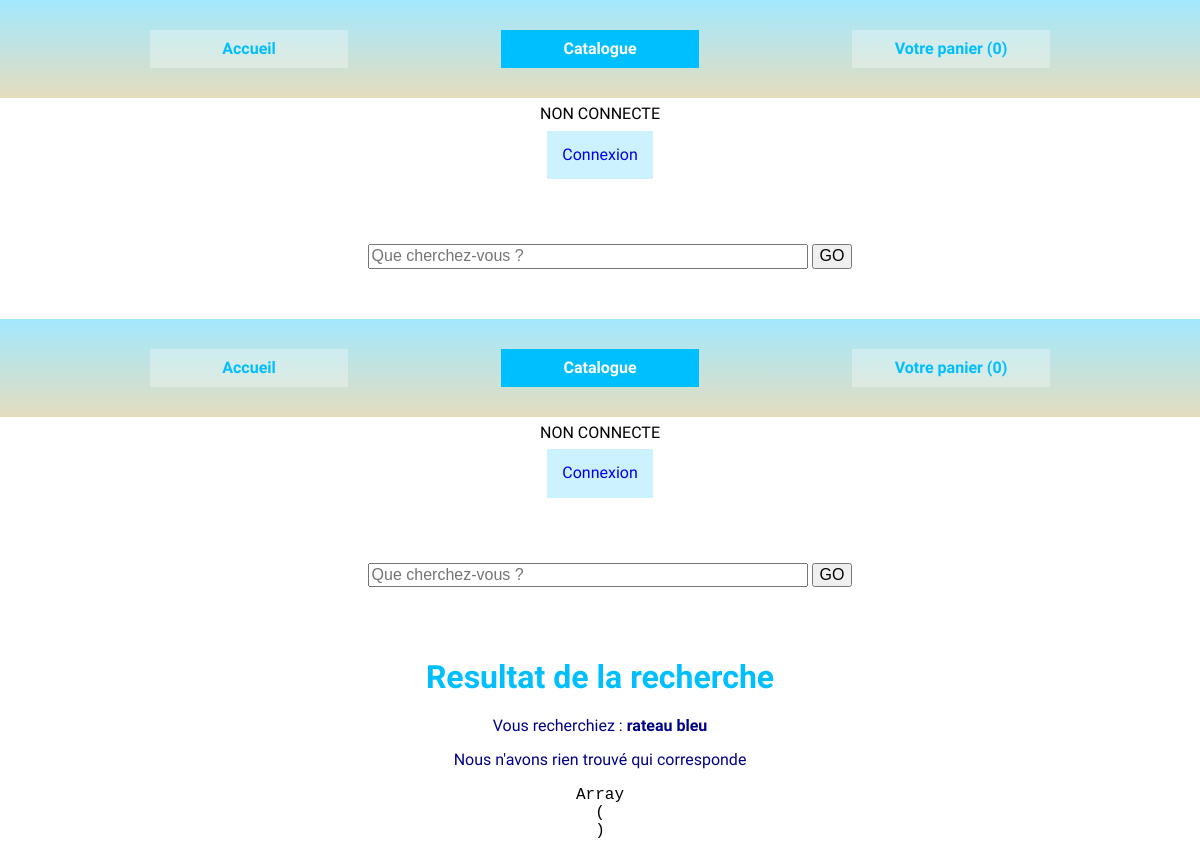
Page /public/recherche.php?findProduct=rateau bleu on the earlier database version.
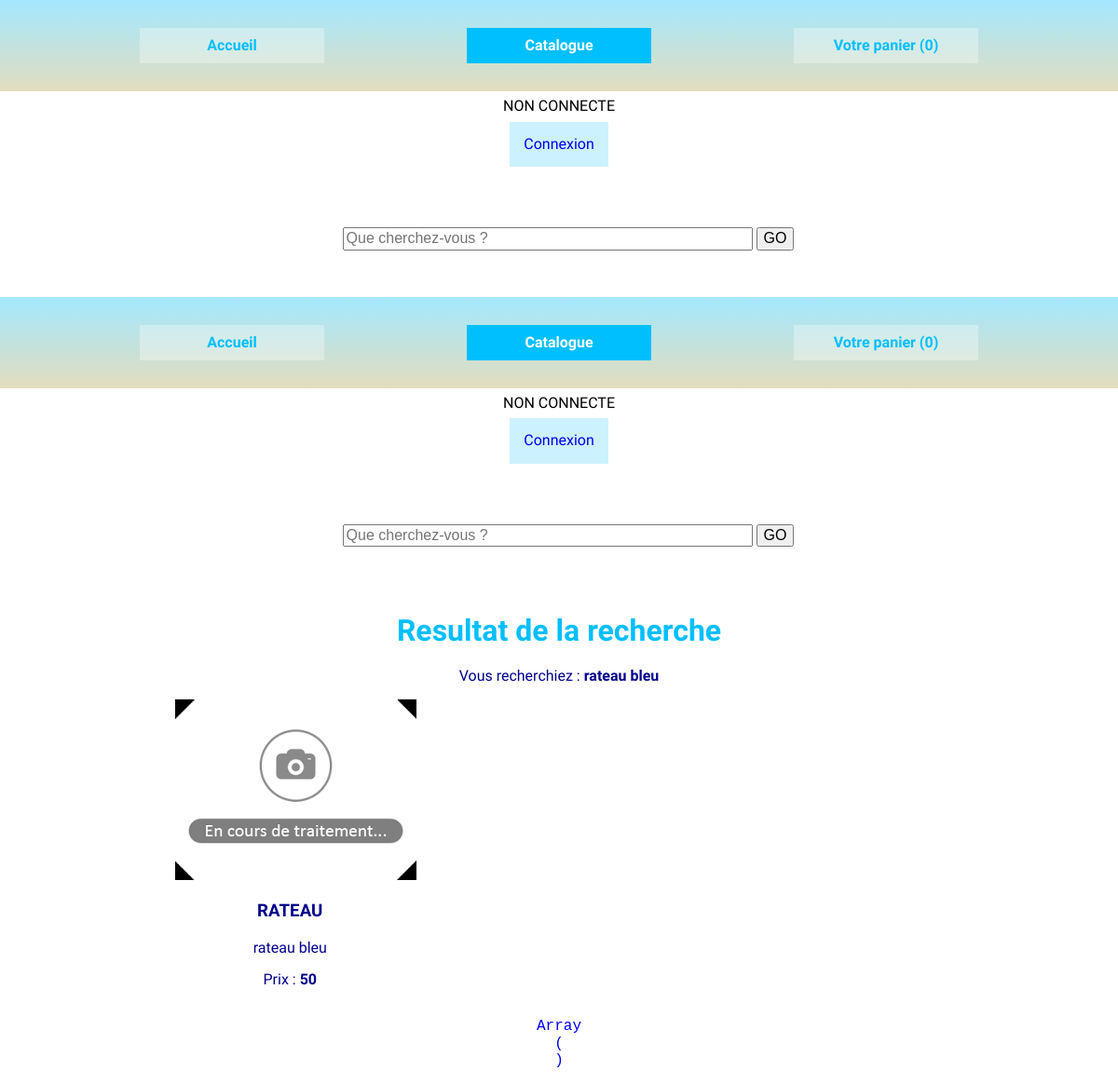
Same page on the later database version.
### tables this page shows
CREATE TABLE `product` (
  `id` int(4) NOT NULL COMMENT 'id',
  `name` varchar(250) NOT NULL COMMENT 'nom produit',
  `price` int(11) NOT NULL COMMENT 'prix en centimes',
  `description` mediumtext NOT NULL COMMENT 'description',
  `photo` varchar(250) NOT NULL DEFAULT 'nophoto.png' COMMENT 'photo',
  `quantity` int(11) NOT NULL COMMENT 'quantité',
  `is_active` tinyint(1) NOT NULL COMMENT 'actif'
);

### public/recherche.php (called while the page is built, shortened)
<?php
$rech = $_GET['findProduct'];
$products = findProduct($rech);
include  '../views/head.phtml.php';
include '../views/retourRecherche.phtml.php';

### services/mystoreServices.php (called while the page is built, shortened)
<?php
function findProduct($quoi) {
	$db = connexion();
	$select = "SELECT * FROM product where description like '%{$quoi}%'";
	$statement = $db->prepare($select);
	$statement->execute();
	$products = $statement->fetchAll(\PDO::FETCH_ASSOC);
	return $products;
}

### views/retourRecherche.phtml.php (the view)
<?php include 'head.phtml.php'; ?>
	<main id="retourRecherche" class="container">
		<h1>Resultat de la recherche</h1>
		<?php echo('Vous recherchiez : <span>' . $rech) . '</span>' ?>
		<?php if ( count($products) == 0 ): ?>
			<p>Nous n'avons rien trouvé qui corresponde</p>
		<?php else : ?>
			<section>
				<ul class="flex">
					<?php foreach ($products as $product) : ?>
						<li>
							<img src="img/<?=$product['photo'] ?>" alt="Pas de photo">
							<article>
								<h3><?=$product['name'] ?></h3>
								<p><?=$product['description'] ?></p>
								<p>Prix : <span><?=$product['price'] ?></span></p>
								<a href="ajoutPanier.php"
							</article>
						</li>
					<?php endforeach; ?>
				</ul>
			</section>
		<?php endif  ?>
	</main>
</body>
<?php include 'footer.phtml.php'; ?>

Differences in the rows shown:
now on this page (row edited): product: photo (placeholder picture), name "RATEAU", description "rateau bleu", price "50"
Other differences:
text no longer shown: "Nous n'avons rien trouvé qui corresponde"
